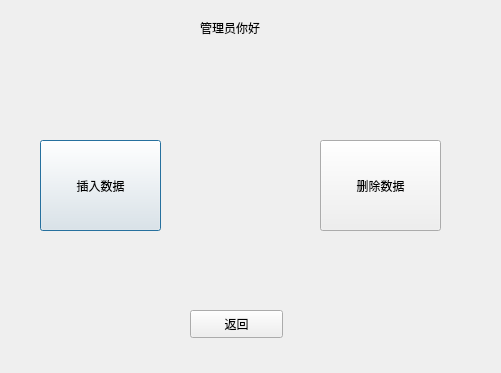
<?xml version="1.0" encoding="UTF-8"?>
<ui version="4.0">
 <class>Dialog</class>
 <widget class="QDialog" name="Dialog">
  <property name="geometry">
   <rect>
    <x>0</x>
    <y>0</y>
    <width>501</width>
    <height>373</height>
   </rect>
  </property>
  <property name="windowTitle">
   <string>Dialog</string>
  </property>
  <widget class="QLabel" name="label">
   <property name="geometry">
    <rect>
     <x>200</x>
     <y>20</y>
     <width>81</width>
     <height>16</height>
    </rect>
   </property>
   <property name="text">
    <string>管理员你好</string>
   </property>
  </widget>
  <widget class="QPushButton" name="pushButton">
   <property name="geometry">
    <rect>
     <x>40</x>
     <y>140</y>
     <width>121</width>
     <height>91</height>
    </rect>
   </property>
   <property name="text">
    <string>插入数据</string>
   </property>
  </widget>
  <widget class="QPushButton" name="pushButton_2">
   <property name="geometry">
    <rect>
     <x>320</x>
     <y>140</y>
     <width>121</width>
     <height>91</height>
    </rect>
   </property>
   <property name="text">
    <string>删除数据</string>
   </property>
  </widget>
  <widget class="QPushButton" name="pushButton_3">
   <property name="geometry">
    <rect>
     <x>190</x>
     <y>310</y>
     <width>93</width>
     <height>28</height>
    </rect>
   </property>
   <property name="text">
    <string>返回</string>
   </property>
  </widget>
 </widget>
 <resources/>
 <connections/>
</ui>
